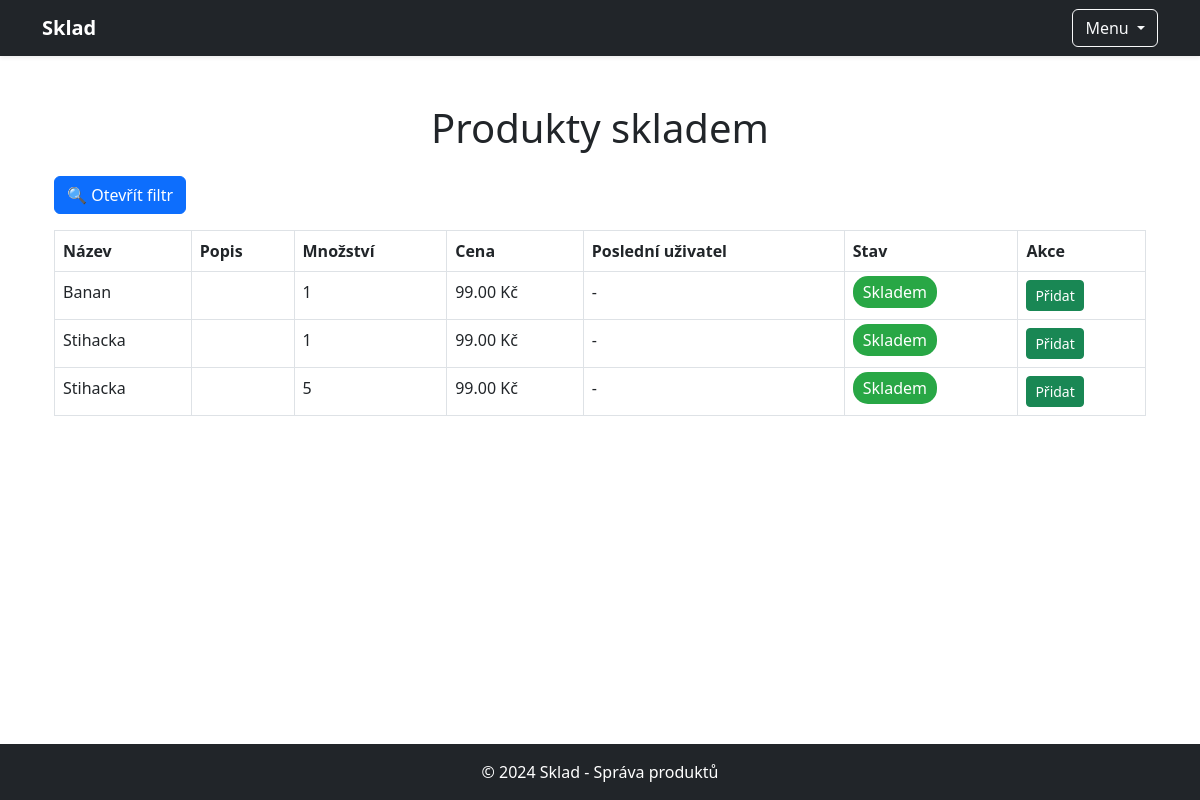
Page /produkty_skladem/ on the earlier database version.
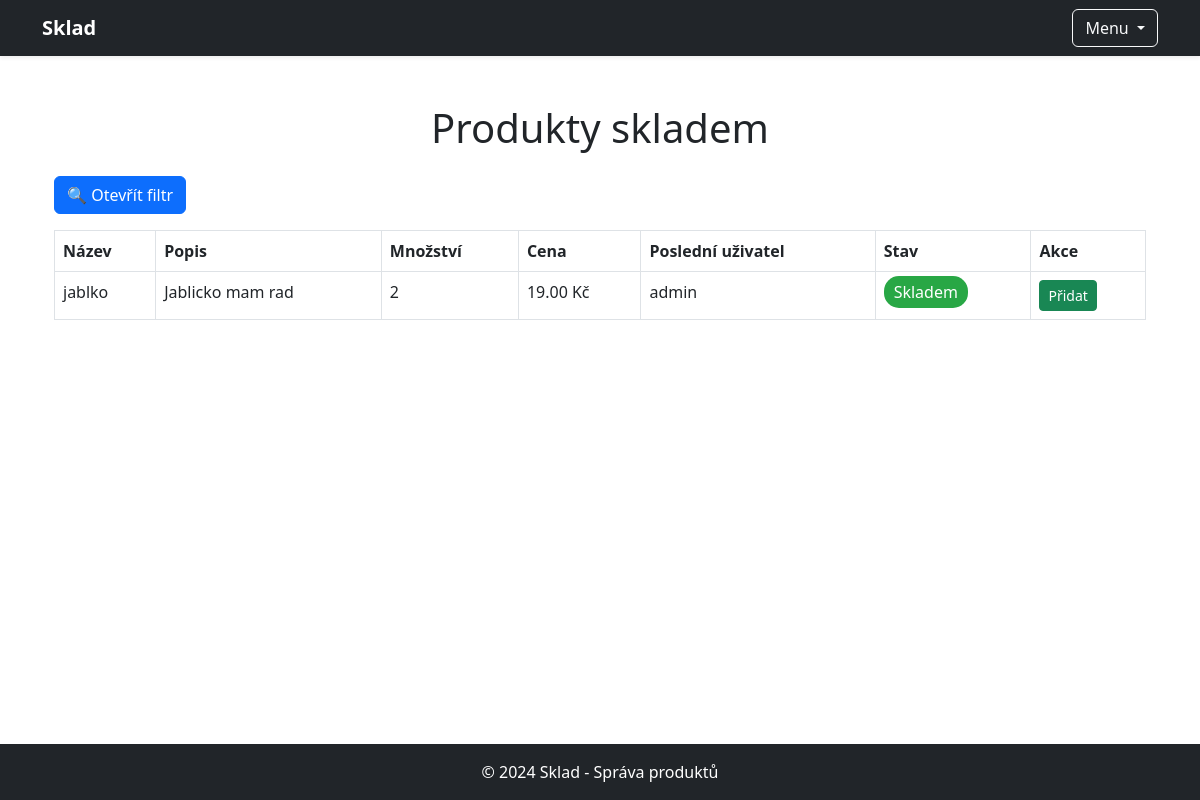
Same page on the later database version.
### sklad/models.py (models this page shows, shortened)
class Produkt(models.Model):
    nazev = models.CharField(max_length=200)
    popis = models.TextField(blank=True)
    cena = models.DecimalField(max_digits=10, decimal_places=2)
    mnozstvi = models.PositiveIntegerField()
    min_zasoba = models.PositiveIntegerField(default=0)
    uzivatel = models.ForeignKey(User, on_delete=models.SET_NULL, null=True, blank=True)  # Cizí klíč na uživatele

### sklad/views.py (the view, shortened to what this page needs)
# urls.py: path('produkty_skladem/', views.produkty_skladem, name='produkty_skladem'),
def produkty_skladem(request):
    produkty = Produkt.objects.all()  # Získání všech produktů
    min_cena = request.GET.get('min_cena')
    max_cena = request.GET.get('max_cena')
    if min_cena:
        produkty = produkty.filter(cena__gte=min_cena)
    if max_cena:
        produkty = produkty.filter(cena__lte=max_cena)
    return render(request, 'sklad/produkty_skladem.html', {'produkty': produkty})

### sklad/templates/sklad/produkty_skladem.html (shortened to what this page needs)
{% extends 'sklad/base.html' %}
{% block content %}
<div class="container mt-4">
    <h1 class="text-center mb-4">Produkty skladem</h1>
    <button type="button" class="btn btn-primary mb-3" data-bs-toggle="modal" data-bs-target="#filterModal">
        🔍 Otevřít filtr
    </button>
    <div class="table-responsive">
        <table class="table table-bordered table-hover">
            <thead class="thead-dark">
                <tr>
                    <th>Název</th>
                    <th>Popis</th>
                    <th>Množství</th>
                    <th>Cena</th>
                    <th>Poslední uživatel</th>
                    <th>Stav</th>
                    <th>Akce</th>
                </tr>
            </thead>
            <tbody>
                {% for produkt in produkty %}
                <tr>
                    <td>{{ produkt.nazev }}</td>
                    <td>{{ produkt.popis }}</td>
                    <td>{{ produkt.mnozstvi }}</td>
                    <td>{{ produkt.cena }} Kč</td>
                    <td>
                        {% if produkt.uzivatel %}
                        {{ produkt.uzivatel.username }}
                        {% else %}
                        -
                        {% endif %}
                    </td>
                    <td>
                    {% if produkt.mnozstvi > 0 %}
                        <span style="background-color: #28a745; color: white; padding: 5px 10px; border-radius: 15px;">Skladem</span>
                            {% else %}
                        <span style="background-color: #dc3545; color: white; padding: 5px 10px; border-radius: 15px;">Není skladem</span>
                            {% endif %}
                    </td>
                    <td>
                        <form action="{% url 'pridat_mnozstvi' produkt.id %}" method="POST" class="d-inline">
                            <button type="submit" class="btn btn-sm btn-success">
                                 Přidat
                            </button>
                        </form>
                    </td>
                </tr>
                {% endfor %}
            </tbody>
        </table>
    </div>
</div>
{% endblock %}

Differences in the rows shown:
removed Produkt: nazev "Banan", mnozstvi "1", cena "99.00", shows "Skladem"
removed Produkt: nazev "Stihacka", mnozstvi "1", cena "99.00", shows "Skladem"
removed Produkt: nazev "Stihacka", mnozstvi "5", cena "99.00", shows "Skladem"
added Produkt: nazev "jablko", popis "Jablicko mam rad", mnozstvi "2", cena "19.00", uzivatel.username "admin", shows "Skladem"
